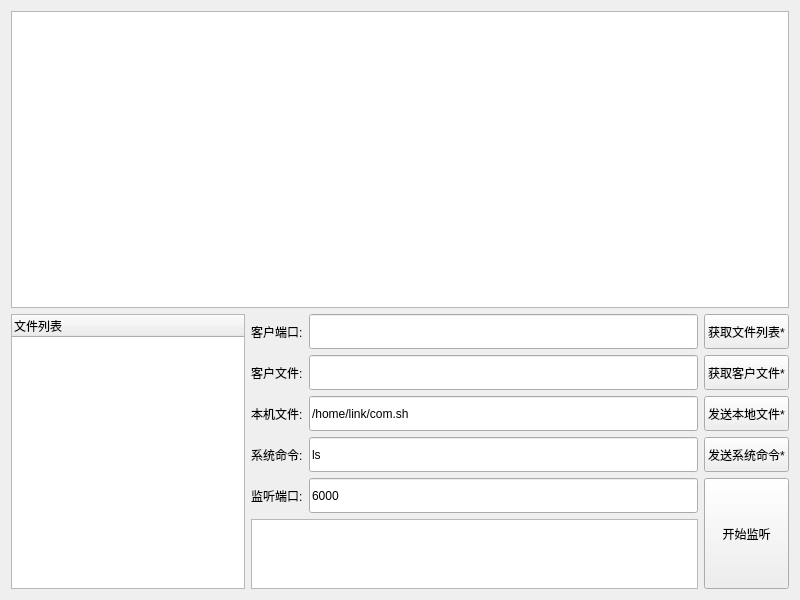
<?xml version="1.0" encoding="UTF-8"?>
<ui version="4.0">
 <class>WebServer</class>
 <widget class="QWidget" name="WebServer">
  <property name="geometry">
   <rect>
    <x>0</x>
    <y>0</y>
    <width>800</width>
    <height>600</height>
   </rect>
  </property>
  <property name="windowTitle">
   <string>二代服务器V0.3.0.2</string>
  </property>
  <layout class="QGridLayout" name="gridLayout" rowstretch="7,0,0,0,0,0,1" columnstretch="3,0,5,1">
   <item row="2" column="3">
    <widget class="QPushButton" name="BtnGetCurrentFile">
     <property name="sizePolicy">
      <sizepolicy hsizetype="Expanding" vsizetype="Expanding">
       <horstretch>0</horstretch>
       <verstretch>0</verstretch>
      </sizepolicy>
     </property>
     <property name="text">
      <string>获取客户文件*</string>
     </property>
    </widget>
   </item>
   <item row="3" column="3">
    <widget class="QPushButton" name="BtnPutCurrentFile">
     <property name="sizePolicy">
      <sizepolicy hsizetype="Expanding" vsizetype="Expanding">
       <horstretch>0</horstretch>
       <verstretch>0</verstretch>
      </sizepolicy>
     </property>
     <property name="text">
      <string>发送本地文件*</string>
     </property>
    </widget>
   </item>
   <item row="5" column="1">
    <widget class="QLabel" name="TextUserPort">
     <property name="text">
      <string>监听端口:</string>
     </property>
    </widget>
   </item>
   <item row="3" column="2">
    <widget class="QLineEdit" name="EditLocalFile">
     <property name="sizePolicy">
      <sizepolicy hsizetype="Expanding" vsizetype="Expanding">
       <horstretch>0</horstretch>
       <verstretch>0</verstretch>
      </sizepolicy>
     </property>
     <property name="minimumSize">
      <size>
       <width>0</width>
       <height>35</height>
      </size>
     </property>
     <property name="text">
      <string>/home/link/com.sh</string>
     </property>
    </widget>
   </item>
   <item row="1" column="2">
    <widget class="QLineEdit" name="EditClientPort">
     <property name="sizePolicy">
      <sizepolicy hsizetype="Expanding" vsizetype="Expanding">
       <horstretch>0</horstretch>
       <verstretch>0</verstretch>
      </sizepolicy>
     </property>
     <property name="minimumSize">
      <size>
       <width>0</width>
       <height>35</height>
      </size>
     </property>
    </widget>
   </item>
   <item row="4" column="3">
    <widget class="QPushButton" name="BtnCommand">
     <property name="sizePolicy">
      <sizepolicy hsizetype="Minimum" vsizetype="Expanding">
       <horstretch>0</horstretch>
       <verstretch>0</verstretch>
      </sizepolicy>
     </property>
     <property name="text">
      <string>发送系统命令*</string>
     </property>
    </widget>
   </item>
   <item row="1" column="1">
    <widget class="QLabel" name="TextClientPort">
     <property name="text">
      <string>客户端口:</string>
     </property>
    </widget>
   </item>
   <item row="1" column="0" rowspan="6">
    <widget class="QTreeWidget" name="TabFiles">
     <property name="showDropIndicator" stdset="0">
      <bool>false</bool>
     </property>
     <column>
      <property name="text">
       <string>文件列表</string>
      </property>
     </column>
    </widget>
   </item>
   <item row="4" column="2">
    <widget class="QLineEdit" name="EditCommand">
     <property name="sizePolicy">
      <sizepolicy hsizetype="Expanding" vsizetype="Expanding">
       <horstretch>0</horstretch>
       <verstretch>0</verstretch>
      </sizepolicy>
     </property>
     <property name="minimumSize">
      <size>
       <width>0</width>
       <height>35</height>
      </size>
     </property>
     <property name="acceptDrops">
      <bool>false</bool>
     </property>
     <property name="text">
      <string>ls</string>
     </property>
    </widget>
   </item>
   <item row="1" column="3">
    <widget class="QPushButton" name="BtnGetFiles">
     <property name="sizePolicy">
      <sizepolicy hsizetype="Expanding" vsizetype="Expanding">
       <horstretch>0</horstretch>
       <verstretch>0</verstretch>
      </sizepolicy>
     </property>
     <property name="text">
      <string>获取文件列表*</string>
     </property>
    </widget>
   </item>
   <item row="2" column="2">
    <widget class="QLineEdit" name="EditClientFile">
     <property name="sizePolicy">
      <sizepolicy hsizetype="Expanding" vsizetype="Expanding">
       <horstretch>0</horstretch>
       <verstretch>0</verstretch>
      </sizepolicy>
     </property>
     <property name="minimumSize">
      <size>
       <width>0</width>
       <height>35</height>
      </size>
     </property>
    </widget>
   </item>
   <item row="5" column="3" rowspan="2">
    <widget class="QPushButton" name="BtnStartServer">
     <property name="sizePolicy">
      <sizepolicy hsizetype="Minimum" vsizetype="Expanding">
       <horstretch>0</horstretch>
       <verstretch>0</verstretch>
      </sizepolicy>
     </property>
     <property name="text">
      <string>开始监听</string>
     </property>
    </widget>
   </item>
   <item row="0" column="0" colspan="4">
    <widget class="QTableView" name="TabServer">
     <property name="selectionBehavior">
      <enum>QAbstractItemView::SelectRows</enum>
     </property>
     <attribute name="verticalHeaderVisible">
      <bool>false</bool>
     </attribute>
    </widget>
   </item>
   <item row="5" column="2">
    <widget class="QLineEdit" name="EditUserPort">
     <property name="sizePolicy">
      <sizepolicy hsizetype="Expanding" vsizetype="Expanding">
       <horstretch>0</horstretch>
       <verstretch>0</verstretch>
      </sizepolicy>
     </property>
     <property name="minimumSize">
      <size>
       <width>0</width>
       <height>35</height>
      </size>
     </property>
     <property name="text">
      <string>6000</string>
     </property>
    </widget>
   </item>
   <item row="4" column="1">
    <widget class="QLabel" name="TextCommand">
     <property name="text">
      <string>系统命令:</string>
     </property>
    </widget>
   </item>
   <item row="6" column="1" colspan="2">
    <widget class="QTextBrowser" name="Text"/>
   </item>
   <item row="3" column="1">
    <widget class="QLabel" name="TextLocalFile">
     <property name="text">
      <string>本机文件:</string>
     </property>
    </widget>
   </item>
   <item row="2" column="1">
    <widget class="QLabel" name="TextClientFile">
     <property name="text">
      <string>客户文件:</string>
     </property>
    </widget>
   </item>
  </layout>
 </widget>
 <resources/>
 <connections/>
</ui>
